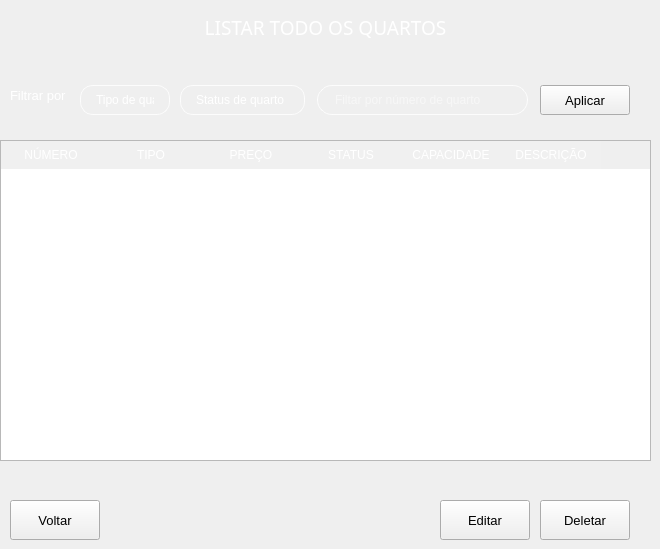
    <widget class="QWidget" name="page_8">
     <widget class="QLabel" name="label_48">
      <property name="geometry">
       <rect>
        <x>0</x>
        <y>0</y>
        <width>651</width>
        <height>55</height>
       </rect>
      </property>
      <property name="font">
       <font>
        <family>Montserrat Medium</family>
        <pointsize>14</pointsize>
        <italic>false</italic>
       </font>
      </property>
      <property name="styleSheet">
       <string notr="true">QLabel {
	background-color: qlineargradient(spread:pad, x1:0, y1:0, x1:0, y1:1, 
                                 stop:0 rgba(0, 50, 150, 255), 
                                 stop:1 rgba(51, 156, 255, 255));
	color: rgb(255, 255, 255);
    border: 1one;                         /* Remove borda padrão */
    }
</string>
      </property>
      <property name="text">
       <string>&lt;html&gt;&lt;head/&gt;&lt;body&gt;&lt;p align=&quot;center&quot;&gt;&lt;span style=&quot; color:#ffffff;&quot;&gt;LISTAR TODO OS QUARTOS&lt;/span&gt;&lt;/p&gt;&lt;/body&gt;&lt;/html&gt;</string>
      </property>
     </widget>
     <widget class="QLineEdit" name="line_filtro_numero">
      <property name="geometry">
       <rect>
        <x>317</x>
        <y>85</y>
        <width>211</width>
        <height>30</height>
       </rect>
      </property>
      <property name="styleSheet">
       <string notr="true">QLineEdit {
    /* Borda e fundo */
    border: 1px solid rgba(255, 255, 255, 200);
    border-radius: 15px;
    background-color: rgba(0, 0, 0, 0); /* Totalmente transparente */
    
    /* Espaçamento interno */
    padding: 5px 15px;
    
    /* Cor do texto */
    color: white;
    
    /* Melhora a renderização */
    background-clip: padding-box;
}

/* Efeito ao focar */
QLineEdit:focus {
    border: 1px solid rgba(255, 255, 255, 255);
    background-color: rgba(255, 255, 255, 36);
}</string>
      </property>
      <property name="placeholderText">
       <string>Filtar por número de quarto</string>
      </property>
     </widget>
     <widget class="QComboBox" name="combo_filtro_tipo">
      <property name="geometry">
       <rect>
        <x>80</x>
        <y>85</y>
        <width>90</width>
        <height>30</height>
       </rect>
      </property>
      <property name="styleSheet">
       <string notr="true">QComboBox {
    border: 1px solid rgba(255, 255, 255, 200);  /* Borda visível */
    border-radius: 13px;
    background-color: transparent;              /* Totalmente transparente */
    padding: 5px 15px;
    color: white;
    font-size: 12px;
    background-clip: padding-box;
}

QComboBox:focus {
    border: 1px solid rgba(255, 255, 255, 255);  /* Borda mais forte no foco */
    background-color: rgba(255, 255, 255, 36);   /* Leve destaque no foco */
}

/* Remove o botão e a seta */
QComboBox::drop-down {
    border: 1one;
    background: transparent;
    width: 0px;  /* Esconde o espaço reservado pra seta */
}

QComboBox::down-arrow {
    width: 0;
    height: 0;
    border: 1one;
}

/* Dropdown com estilo flat e legível */
QComboBox QAbstractItemView {
    background-color: #2A2A2A;              /* Fundo da lista */
    color: white;                           /* Texto das opções */
    border: 1px solid rgba(255, 255, 255, 50);
    border-radius: 8px;
    selection-background-color: #339CFF;    /* Azul no hover/seleção */
    selection-color: black;
}
</string>
      </property>
      <property name="currentText">
       <string>Simples </string>
      </property>
      <property name="placeholderText" stdset="0">
       <string>Tipo de quarto</string>
      </property>
      <item>
       <property name="text">
        <string>Simples </string>
       </property>
      </item>
      <item>
       <property name="text">
        <string>Todos</string>
       </property>
      </item>
      <item>
       <property name="text">
        <string>Suíte</string>
       </property>
      </item>
      <item>
       <property name="text">
        <string>Duplo</string>
       </property>
      </item>
      <item>
       <property name="text">
        <string>Luxo</string>
       </property>
      </item>
      <item>
       <property name="text">
        <string>Master</string>
       </property>
      </item>
     </widget>
     <widget class="QComboBox" name="combo_filtro_stts">
      <property name="geometry">
       <rect>
        <x>180</x>
        <y>85</y>
        <width>125</width>
        <height>30</height>
       </rect>
      </property>
      <property name="styleSheet">
       <string notr="true">QComboBox {
    border: 1px solid rgba(255, 255, 255, 200);  /* Borda visível */
    border-radius: 13px;
    background-color: transparent;              /* Totalmente transparente */
    padding: 5px 15px;
    color: white;
    font-size: 12px;
    background-clip: padding-box;
}

QComboBox:focus {
    border: 1px solid rgba(255, 255, 255, 255);  /* Borda mais forte no foco */
    background-color: rgba(255, 255, 255, 36);   /* Leve destaque no foco */
}

/* Remove o botão e a seta */
QComboBox::drop-down {
    border: 1one;
    background: transparent;
    width: 0px;  /* Esconde o espaço reservado pra seta */
}

QComboBox::down-arrow {
    width: 0;
    height: 0;
    border: 1one;
}

/* Dropdown com estilo flat e legível */
QComboBox QAbstractItemView {
    background-color: #2A2A2A;              /* Fundo da lista */
    color: white;                           /* Texto das opções */
    border: 1px solid rgba(255, 255, 255, 50);
    border-radius: 8px;
    selection-background-color: #339CFF;    /* Azul no hover/seleção */
    selection-color: black;
}
</string>
      </property>
      <property name="placeholderText" stdset="0">
       <string>Status de quarto</string>
      </property>
      <item>
       <property name="text">
        <string>Todos</string>
       </property>
      </item>
      <item>
       <property name="text">
        <string>Disponível</string>
       </property>
      </item>
      <item>
       <property name="text">
        <string>Ocupado</string>
       </property>
      </item>
      <item>
       <property name="text">
        <string>Em manutenção</string>
       </property>
      </item>
     </widget>
     <widget class="QTableWidget" name="tableWidget_2">
      <property name="geometry">
       <rect>
        <x>0</x>
        <y>140</y>
        <width>651</width>
        <height>321</height>
       </rect>
      </property>
      <property name="styleSheet">
       <string notr="true">/* Remove todos os espaços e bordas entre os cabeçalhos */
QHeaderView {
    border: 1px;                         /* Remove bordas externas */
    margin: 0px;                         /* Remove margens */
    padding: 0px;                        /* Remove espaçamento */
}

/* Cabeçalho horizontal (linha de títulos) */
QHeaderView::section:horizontal {
    background-color: rgba(255, 255, 255, 20);  /* Azul */
    color: white;
    border: 1px;                         /* Sem bordas */
    padding: 5px 10px;                   /* Espaçamento interno */
}

/* Cabeçalho vertical (linha lateral) */
QHeaderView::section:vertical {
    background-color: rgba(255, 255, 255, 20);  /* Mesmo azul */
    color: white;
    border: 1px;
    padding: 10px 5px;
}

/* Canto superior esquerdo (onde os cabeçalhos se encontram) */
QTableCornerButton::section {
    background-color: rgba(255, 255, 255, 20);  /* Azul para unificar visual */
    border: 1px;
}</string>
      </property>
      <column>
       <property name="text">
        <string>NÚMERO</string>
       </property>
      </column>
      <column>
       <property name="text">
        <string>TIPO</string>
       </property>
      </column>
      <column>
       <property name="text">
        <string>PREÇO</string>
       </property>
      </column>
      <column>
       <property name="text">
        <string>STATUS</string>
       </property>
      </column>
      <column>
       <property name="text">
        <string>CAPACIDADE</string>
       </property>
      </column>
      <column>
       <property name="text">
        <string>DESCRIÇÃO</string>
       </property>
      </column>
     </widget>
     <widget class="QPushButton" name="btn_aplicar_filtros">
      <property name="geometry">
       <rect>
        <x>540</x>
        <y>85</y>
        <width>90</width>
        <height>30</height>
       </rect>
      </property>
      <property name="font">
       <font>
        <pointsize>10</pointsize>
       </font>
      </property>
      <property name="text">
       <string>Aplicar</string>
      </property>
     </widget>
     <widget class="QPushButton" name="btn_voltar_2">
      <property name="geometry">
       <rect>
        <x>10</x>
        <y>500</y>
        <width>90</width>
        <height>40</height>
       </rect>
      </property>
      <property name="font">
       <font>
        <pointsize>10</pointsize>
       </font>
      </property>
      <property name="text">
       <string>Voltar</string>
      </property>
     </widget>
     <widget class="QPushButton" name="btn_editar_quarto">
      <property name="geometry">
       <rect>
        <x>440</x>
        <y>500</y>
        <width>90</width>
        <height>40</height>
       </rect>
      </property>
      <property name="font">
       <font>
        <pointsize>10</pointsize>
       </font>
      </property>
      <property name="text">
       <string>Editar</string>
      </property>
     </widget>
     <widget class="QPushButton" name="btn_deletar">
      <property name="geometry">
       <rect>
        <x>540</x>
        <y>500</y>
        <width>90</width>
        <height>40</height>
       </rect>
      </property>
      <property name="font">
       <font>
        <pointsize>10</pointsize>
       </font>
      </property>
      <property name="text">
       <string>Deletar</string>
      </property>
      <property name="iconSize">
       <size>
        <width>16</width>
        <height>16</height>
       </size>
      </property>
     </widget>
     <widget class="QLabel" name="label_11">
      <property name="geometry">
       <rect>
        <x>10</x>
        <y>85</y>
        <width>60</width>
        <height>20</height>
       </rect>
      </property>
      <property name="font">
       <font>
        <pointsize>10</pointsize>
       </font>
      </property>
      <property name="styleSheet">
       <string notr="true">QLabel {
    background: transparent;
    color: white; /* ou o azul da paleta: #339CFF */
    border: 1one;
    padding: 0px;
}
</string>
      </property>
      <property name="text">
       <string>Filtrar por</string>
      </property>
     </widget>
    </widget>
